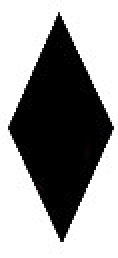
#> input picture shapeTemplates/diamond.jpg, 59 x 129 px, given as the content of the folder inputImages, which was not available (shown 2 times larger)
$ python engine.py
#> lines starting #> are read from the running program, lines starting #| are printed output that depends on the picture; after the words box and inside, x2 and y2 are one past the last pixel; in counts of white or black regions, pixels touching at a corner belong together; pictures that were not available may be replaced by others from this repository, and a replacement may not be noted
import cv2
import numpy as np
import math
import os

# load our image, calculate area


for filename in os.listdir('inputImages'):
    try:
        print(filename)
        picture = 'inputImages/' + filename
        game = cv2.imread(picture)
#> game is the input picture: shape (129, 59, 3); mean B, G, R 151.9, 151.9, 151.9
        image_area =  game.shape[0] * game.shape[1]
#> image_area = 7611

        # load shape templates for comparison later, calculate contours

        diamond = cv2.imread('shapeTemplates/diamond.jpg')
        oval = cv2.imread('shapeTemplates/oval.jpg')
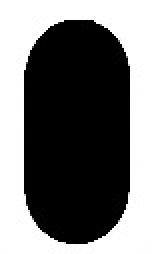
#> input picture shapeTemplates/oval.jpg, 76 x 127 px (shown 2 times larger)
#> oval is the input picture: shape (127, 76, 3); min 0, max 255, mean 115
        squiggle = cv2.imread('shapeTemplates/squiggle.jpg')
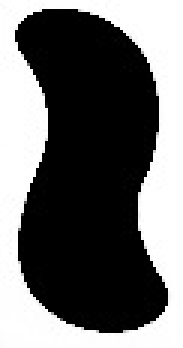
#> input picture shapeTemplates/squiggle.jpg, 61 x 116 px (shown 3 times larger)
#> squiggle is the input picture: shape (116, 61, 3); min 0, max 255, mean 107.8

        ret, diamondThresh = cv2.threshold(cv2.imread('shapeTemplates/diamond.jpg', 0), 127, 255, cv2.THRESH_BINARY_INV)
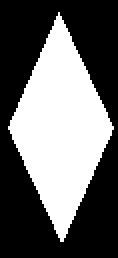
#> diamondThresh: shape (129, 59) (shown 2 times larger); 40.7% white; 1 white region, box (x1, y1, x2, y2) and area: (4, 6, 57, 121) 3095
        ret, ovalThresh = cv2.threshold(cv2.imread('shapeTemplates/oval.jpg', 0), 127, 255, cv2.THRESH_BINARY_INV)
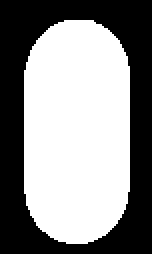
#> ovalThresh: shape (127, 76) (shown 2 times larger); 54.9% white; 1 black region, box (x1, y1, x2, y2) and area: (0, 0, 76, 127) 4355
        ret, squiggleThresh = cv2.threshold(cv2.imread('shapeTemplates/squiggle.jpg', 0), 127, 255, cv2.THRESH_BINARY_INV)
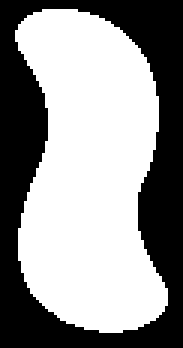
#> squiggleThresh: shape (116, 61) (shown 3 times larger); 57.6% white; 1 black region

        diamondContours, hierarchy = cv2.findContours(diamondThresh, cv2.RETR_CCOMP, cv2.CHAIN_APPROX_NONE)
#> diamondContours = 1 contour; box (x1, y1, x2, y2) and area: (4, 6, 57, 121) 2980
        ovalContours, hierarchy = cv2.findContours(ovalThresh, cv2.RETR_CCOMP, cv2.CHAIN_APPROX_NONE)
#> ovalContours = 1 contour; box (x1, y1, x2, y2) and area: (12, 10, 65, 122) 5164
        squiggleContours, hierarchy = cv2.findContours(squiggleThresh, cv2.RETR_CCOMP, cv2.CHAIN_APPROX_NONE)
#> squiggleContours = 1 contour; box (x1, y1, x2, y2) and area: (5, 3, 56, 111) 3944

        # a function used later to find furthest distance from center

        def pythagorean(distanceXY):
            return ((distanceXY[0] ** 2) + (distanceXY[1] ** 2))

        # variables to hold our contours, and eventually, cards

        contours = []
        cards = []

        # process entire image with threshold and erosion in order to calculate contours

        gamegray = cv2.cvtColor(game, cv2.COLOR_BGR2GRAY)
        ret, thresh = cv2.threshold(gamegray, 150, 255, 0)
#> thresh: shape (129, 59); 59.3% white; 1 black region, box (x1, y1, x2, y2) and area: (4, 6, 57, 121) 3099
        kernel = np.ones((4,4), np.uint8)
        eroded = cv2.erode(thresh, kernel, iterations = 1)
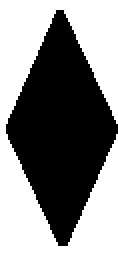
#> eroded: shape (129, 59) (shown 2 times larger); 52.5% white; 1 black region

        #calculate contours in our image, many of which may be noise, hence the 'dirty' designation

        contoursDirty, hierarchy = cv2.findContours(eroded, cv2.RETR_EXTERNAL, cv2.CHAIN_APPROX_SIMPLE)
#> contoursDirty = 1 contour; box (x1, y1, x2, y2) and area: (0, 0, 59, 129) 3696

        # add only those contours of a certain size, thus removing noise

        for cnt in contoursDirty:
            area = cv2.contourArea(cnt)
            if (area/image_area > 0.01):
                contours.append(cnt)
#> this loop made 1 pass
#> area on pass 1: 3695.5
#> after the loop, contours has the same summary as contoursDirty

        # this should equal the number of cards in the frame, else something went wrong

        # print "contours found:", len(contours)

        # here we try to rotate each card so it's level. this is a bit tedious and involves multiple steps:

        # first,  we do this by looking at the coordinates of each card's contours and
        # divide them up according to which cartesian quadrant they are in: if the centroid of the card is
        # position (0,0) in the coordinate plane, then we can tell which of the cartesian quadrants
        # a given point is located in by seeing if it lies below or above, left or right of this centroid.

        for (i, c) in enumerate(contours):
            quad1 = []
            quad2 = []
            quad3 = []
            quad4 = []

            M = cv2.moments(c)
            cx = int(M['m10'] / M['m00'])
            cy = int(M['m01'] / M['m00'])

            for (i, d) in enumerate(c):

                distance = [(d[0][0] - cx), (d[0][1] - cy)]
                if (distance[0] < 0) and (distance[1] < 0) :
                    quad1.append(distance)
                if (distance[0] < 0) and (distance[1] > 0) :
                    quad2.append(distance)
                if (distance[0] > 0) and (distance[1] > 0) :
                    quad3.append(distance)
                if (distance[0] > 0) and (distance[1] < 0) :
                    quad4.append(distance)

            # then, we sort the points in each quadrant by their distance from the origin, picking
            # the farthest one. this is the approximate location of each corner

            top_left = sorted(quad1, key = pythagorean, reverse = True)[0]
            bottom_left = sorted(quad2, key = pythagorean, reverse = True)[0]
            bottom_right = sorted(quad3, key = pythagorean, reverse = True)[0]
            top_right = sorted(quad4, key = pythagorean, reverse = True)[0]

            # here we use the midpoint between a pair of top and bottom corners and some trigonometry
            # to calculate how far off the card is from level.

            distance_left_midpoint_above_centroid = (top_left[1] + bottom_left[1])/-2
            distance_left_midpoint_from_center = (top_left[0] + bottom_left[0])/-2
            angle = math.degrees(math.atan(float(distance_left_midpoint_above_centroid)/float(distance_left_midpoint_from_center)))

            # then we crop the card, and rotate it using the information we gathered above,
            # then re-crop it.

            (x, y, w, h) = cv2.boundingRect(c)

            height_to_subtract = (abs(distance_left_midpoint_above_centroid) + 0.04 * h)
            width_to_subtract = int(w - math.cos(math.radians(angle)) * w + 0.09 * w)
            single_card = game[y:y+h, x:x+w]
            rotation_matrix = cv2.getRotationMatrix2D((w/2, h/2), angle, 1)
            rotated_image = cv2.warpAffine(single_card, rotation_matrix, (w,h))
            rotated_cropped = rotated_image[height_to_subtract:h-height_to_subtract, width_to_subtract:w-width_to_subtract]

            # finally, we add our cropped and rotated card to our collection

            cards.append(rotated_cropped)

        # now it's time to analyze our cards for shape, shape count, shape color, and shape texture.

        for (i, c) in enumerate(cards):
            #cardstring will store information on each card
            cardString = ''

            #orient the card so lies flat, not tall
            if c.shape[0] > c.shape[1]:
                c = cv2.transpose(c)

            # process each card so we can calculate contours

            graycard = cv2.cvtColor(c, cv2.COLOR_BGR2GRAY)
            _,threshcard = cv2.threshold(graycard, 0, 255, cv2.THRESH_BINARY_INV + cv2.THRESH_OTSU)

            # calculate all contours, and just external contours

            cardContoursAll, hierarchy = cv2.findContours(threshcard, cv2.RETR_LIST, cv2.CHAIN_APPROX_NONE)
            cardContoursExternal, hierarchy = cv2.findContours(threshcard, cv2.RETR_EXTERNAL, cv2.CHAIN_APPROX_NONE)

            # evaluate shape count using external contour count

            cardString += str(len(cardContoursExternal))

            # a crude but effective way to evaluate texture by comparing total contour
            # count to external count. Solid shapes have no internal contours so the
            # external contout count === total contour count. empty shapes have two
            # contours: the outside and inside edges of their borders. so the total
            # contour count === 2 * external count. Striped shapes have lots of internal
            # contours, so if the ration of internal to external is high, we decide they are striped.

            if len(cardContoursAll) == len(cardContoursExternal):
                cardString += 'sol'
            elif len(cardContoursAll) == (len(cardContoursExternal) * 2):
                cardString += 'emp'
            elif len(cardContoursAll) > (len(cardContoursExternal) * 2):
                cardString += 'str'

            # evaluate shape by comparing to template

            diamondMatch = cv2.matchShapes(diamondContours[0], cardContoursExternal[0], 3, 0.0)
            ovalMatch = cv2.matchShapes(ovalContours[0], cardContoursExternal[0], 3, 0.0)
            squiggleMatch = cv2.matchShapes(squiggleContours[0], cardContoursExternal[0], 3, 0.0)

            if diamondMatch < ovalMatch and diamondMatch < squiggleMatch:
                cardString += 'Diamond'
            elif ovalMatch < squiggleMatch:
                cardString += 'Oval'
            else:
                cardString += 'Squiggle'

            # evaluating color: we just take a pixel biopsy from the edge of one of our shapes
            # and look at its RGB values.

            pixelSample = c[cardContoursExternal[0][0][0][1], cardContoursExternal[0][0][0][0]]
            if pixelSample[0] > pixelSample[1] and pixelSample[0] > pixelSample[2]:
                cardString += 'Purple'
            elif pixelSample[1] > pixelSample[2]:
                cardString += 'Green'
            else:
                cardString += 'Red'

            # now we check our string against the image of our card to check for accuracy. might
            # later choose to encode each card as a class or object.

            shapeDirectory = "./savedShapes/" + cardString
            if (os.path.isdir(shapeDirectory)):
                cv2.imwrite(shapeDirectory + "/" + cardString  + str(i) + filename, c)

            else:
                cv2.imwrite("./savedShapes/other/" + cardString  + str(i) + filename, c)
    except Exception:
        print(Exception)
        continue
